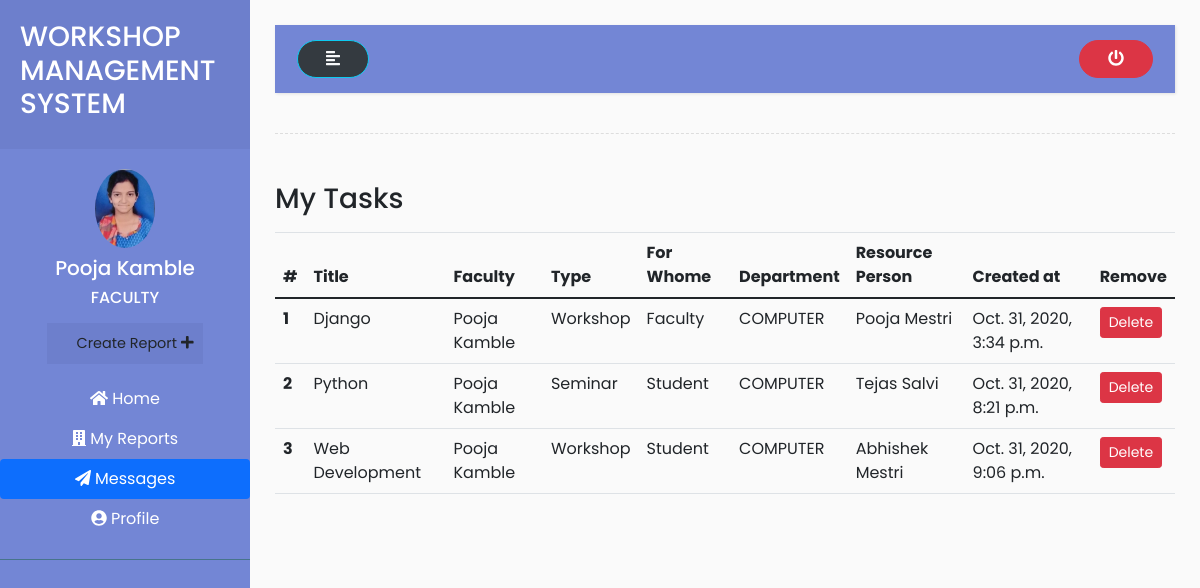
The page /faculty/messages/ (signed in) on the database as committed earlier.
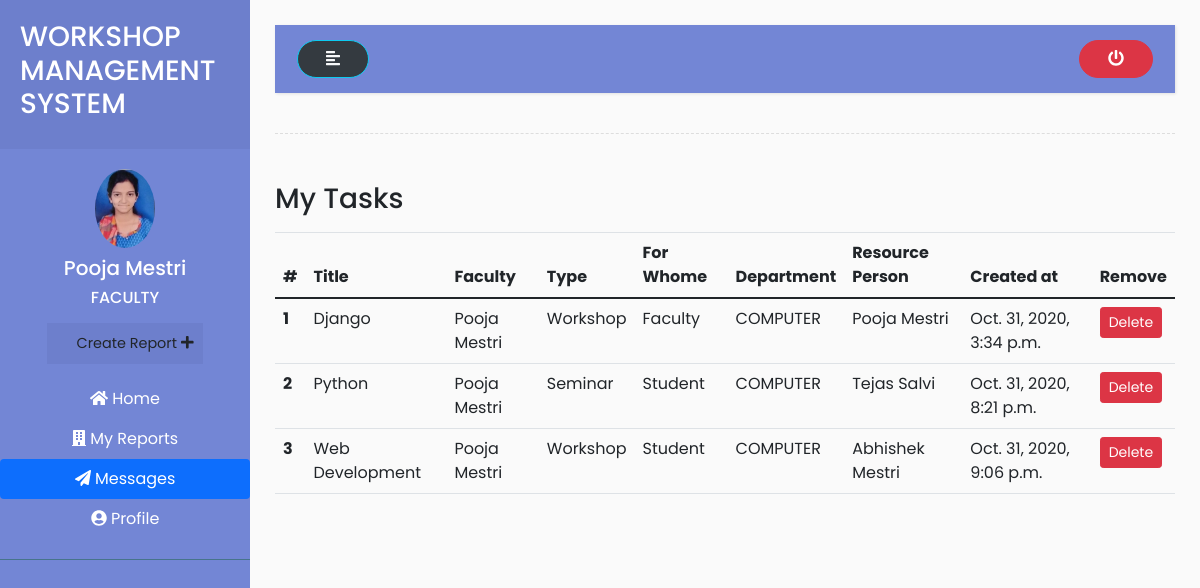
The same page on the database as committed later.
### accounts/models.py (models this page shows, shortened)
class User(AbstractUser):
    is_hod = models.BooleanField(default=False)
    is_faculty = models.BooleanField(default=False)
    is_student = models.BooleanField(default=False)

class TaskAssigned(models.Model):
    event_title = models.CharField(max_length=50)
    branches =  (
        ('COMPUTER','COMPUTER'),
        ('EXTC','EXTC'),
        ('MECHANICAL','MECHANICAL'),
        ('AUTOMOBILE','AUTOMOBILE')
    )
    org_department = models.CharField(max_length=50, choices = branches)
    forwhome = (
        ('Student','Student'),
        ('Faculty','Faculty')
    )
    forwhome = models.CharField(max_length=50,choices = forwhome)
    res_person = models.CharField(max_length=150)
    types = (
        ('Workshop','Workshop'),
        ('Seminar','Seminar')
    )
    types = models.CharField(max_length=50,choices = types)
    event_coordinator = models.ForeignKey(Faculty,on_delete=models.CASCADE)
    created_at=models.DateTimeField(auto_now_add=True)
    updated_at=models.DateTimeField(auto_now_add=True)
    class Meta:
        verbose_name_plural = 'Tasks Assigned'

class Faculty(models.Model):
    user = models.OneToOneField(User, on_delete = models.CASCADE, primary_key = True)
    middle_name = models.CharField (max_length=50)
    phone_number = models.CharField(max_length=20)
    profile_pic = models.ImageField( upload_to='Faculty/profile_pic/')
    address = models.CharField(max_length=200)
    gender = (
        ('Male','Male'),
        ('Female','Female')
    )
    sex = models.CharField(choices=gender, max_length=50)
    branches =  (
        ('COMPUTER','COMPUTER'),
        ('EXTC','EXTC'),
        ('MECHANICAL','MECHANICAL'),
        ('AUTOMOBILE','AUTOMOBILE')
    )
    branch = models.CharField( choices = branches, max_length=50)
    joined_at = models.DateField( auto_now=False ,null=True)
    qualification = models.CharField( max_length=500)
    def __str__(self):
        return self.user.first_name + " " + self.user.last_name
    class Meta:
        verbose_name_plural = 'Faculties'

### accounts/views.py (the view)
# urls.py: path('faculty/messages/',views.messages,name="messages"),
@login_required(login_url='login')
def messages(request):
    my_tasks = request.user.faculty.taskassigned_set.all()
    context = {
        'my_tasks':my_tasks,
    }
    return render(request,'../templates/faculty/messages.html',context)

### accounts/templates/faculty/messages.html
{% extends 'base.html' %}
{% load static %}
{% block content %}
<div class="wrapper">
   <nav id="sidebar">
    <div class="sidebar-header">
      <h3>WORKSHOP MANAGEMENT SYSTEM</h3>
    </div>
    <ul class="list-unstyled components">
      <div class="d-flex flex-column justify-content-center text-center ">
        {% if request.user.faculty.profile_pic %}
          <a href="{% url 'faculty_profile' %}"><img src="{{request.user.faculty.profile_pic.url}}" class="img-fluid rounded-circle mx-auto mb-2" width="60px" alt=""></a>
        {% else %}
          <a href="{% url 'faculty_profile' %}"><img src="{% static 'img/profile.png' %}" class="img-fluid rounded-circle mx-auto mb-2" width="60px" alt=""></a>
        {% endif %}
        <h5>{{request.user.first_name}} {{request.user.last_name}} </h5>
        <h6>FACULTY</h6>
        <ul class="list-unstyled ">
          <li>
            <button type="button" class="btn">
              <a href="{% url 'create_report' %}">Create Report
                <i class="fas fa-plus"></i>
              </a>
            </button>
          </li>
        </ul>
      </div>
      <div class="nav flex-column nav-pills text-center mt-2" aria-orientation="vertical">
        <a class="nav-link" href="{% url 'faculty_home' %}" ><i class="fas fa-home"></i> Home</a>
        <a class="nav-link" href="{% url 'my_reports' %}" ><i class="fas fa-building"></i> My Reports</a>
        <a class="nav-link active" href="{% url 'messages' %}" ><i class="fas fa-paper-plane"></i> Messages</a>
        <a class="nav-link" href="{% url 'faculty_profile' %}" ><i class="fas fa-user-circle"></i> Profile</a>
      </div>
    </ul>
  </nav>
    <div id="content">
        <nav class="navbar navbar-expand-lg " style="background-color: #7386D5;">
            <div class="container-fluid">
                <button type="button" id="sidebarCollapse" class="btn text-light bg-dark btn-info">
                    <i class="fas fa-align-left"></i>
                </button>
                <a href="{% url 'logout' %}">
                    <button type="button" class="btn btn-danger">
                        <i class="fas fa-power-off"></i>
                    </button>
                </a>
            </div>
        </nav>
        <div class="line"></div>
        <div class="row">
            <div class="col-md-12">
                <div class="d-flex justify-content-between py-2">
                    <h3>My Tasks</h3>
                </div>
                <div class="table-responsive">
              <table class="table">
              <thead>
                <tr>
                  <th scope="col">#</th>
                  <th scope="col">Title</th>
                  <th scope="col">Faculty</th>
                  <th scope="col">Type</th>
                  <th scope="col">For Whome</th>
                  <th scope="col">Department</th>
                  <th scope="col">Resource Person</th>
                  <th scope="col">Created at</th>
                  <th scope="col">Remove</th>
                </tr>
              </thead>
              <tbody>
                {% for task in my_tasks %}
                <tr>
                  <th scope="row"> {{forloop.counter}} </th>
                  <td>{{task.event_title}}</td>
                  <td>{{task.event_coordinator}}</td>
                  <td>{{task.types}}</td>
                  <td>{{task.forwhome}}</td>
                  <td>{{task.org_department}}</td>
                  <td>{{task.res_person}}</td>
                  <td>{{task.created_at}}</td>
                  <td><button type="button" class="btn btn-sm btn-danger" data-toggle="modal"
                      data-target="#staticBackdrop2">
                      Delete
                    </button></td>
                </tr>
                {% endfor %}
              </tbody>
            </table>
            </div>
            </div>
        </div>
    </div>
</div>
{% endblock content %}

Rows that differ between the two databases and show on the page:
changed User "Pooja": user.last_name "Kamble" → "Mestri"
changed through a linked row, TaskAssigned "Django": event_coordinator "Pooja Kamble" → "Pooja Mestri"
changed through a linked row, TaskAssigned "Python": event_coordinator "Pooja Kamble" → "Pooja Mestri"
changed through a linked row, TaskAssigned "Web Development": event_coordinator "Pooja Kamble" → "Pooja Mestri"
